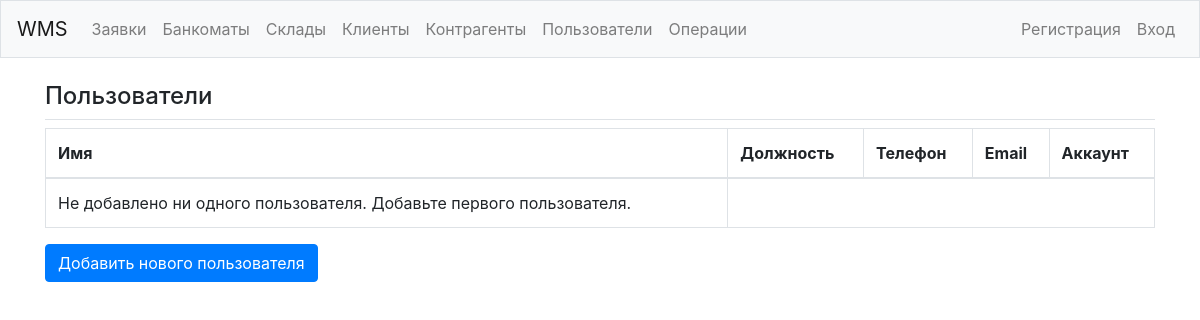
Before: /customers/ with the older database file.
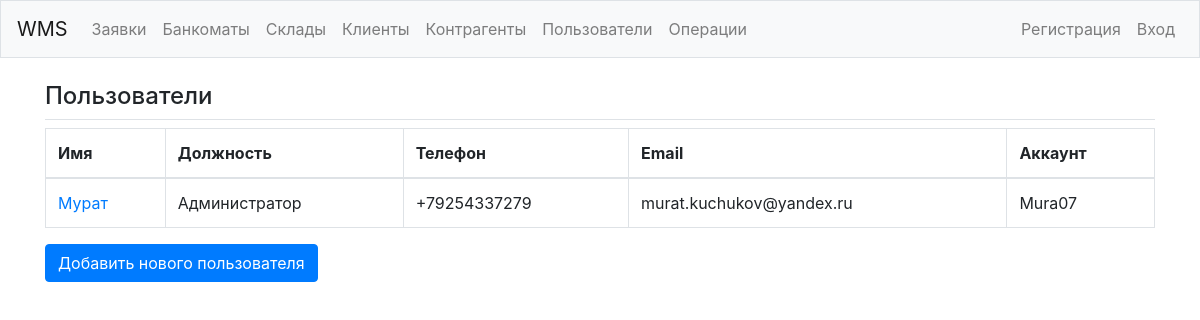
After: the same page with the newer database file.
### wms/models.py (models this page shows, shortened)
class Customer(models.Model):
    user = models.ForeignKey(User, on_delete=models.SET_NULL, null=True)
    name = models.CharField(max_length=200, blank=True)
    post = models.CharField(max_length=200, blank=True)
    phone = models.CharField(max_length=200, blank=True)
    email = models.CharField(max_length=200, blank=True)
    profile_pic = models.CharField(max_length=200, blank=True)
    date_created = models.DateTimeField('date published', auto_now_add=True)

### wms/views.py (the view)
# urls.py: path('customers/', views.customers, name='customers'),
def customers(request):
    customers = Customer.objects.all().order_by('date_created')
    context = {'customers': customers}
    return render(request, 'wms/customers.html', context)

### wms/templates/wms/customers.html
{% extends "wms/base.html" %}
{% block page_header %}
  <h4>Пользователи</h4>
{% endblock page_header %}
{% block content %}
<table class="table table-bordered">
  <thead>
    <tr>
      <th scope="col">Имя</th>
      <th scope="col">Должность</th>
      <th scope="col">Телефон</th>
      <th scope="col">Email</th>
      <th scope="col">Аккаунт</th>
    </tr>
  </thead>
  <tbody>
    {% for customer in customers %}
      <tr>
        <td>
          <a href="{% url 'wms:customer' customer.id %}">{{ customer.name }}</a>
        </td>
        <td>{{ customer.post }}</td>
        <td>{{ customer.phone }}</td>
        <td>{{ customer.email }}</td>
        <td>{{ customer.user }}</td>
      </tr>
    {% empty %}
      <tr>
        <td>Не добавлено ни одного пользователя. Добавьте первого пользователя.</td>
      </tr>
    {% endfor %}
  </tbody>
</table>
<div>
  <a class="btn btn-primary mb-3" href="{% url 'wms:new_customer' %}">Добавить нового пользователя</a>
</div>
{% endblock content %}

Changed rows visible on the page:
added Customer: name "Мурат", post "Администратор", phone "+79254337279", email "murat.kuchukov@yandex.ru", user "Mura07"
Other visible differences:
text no longer shown: "Не добавлено ни одного пользователя. Добавьте первого пользователя."
